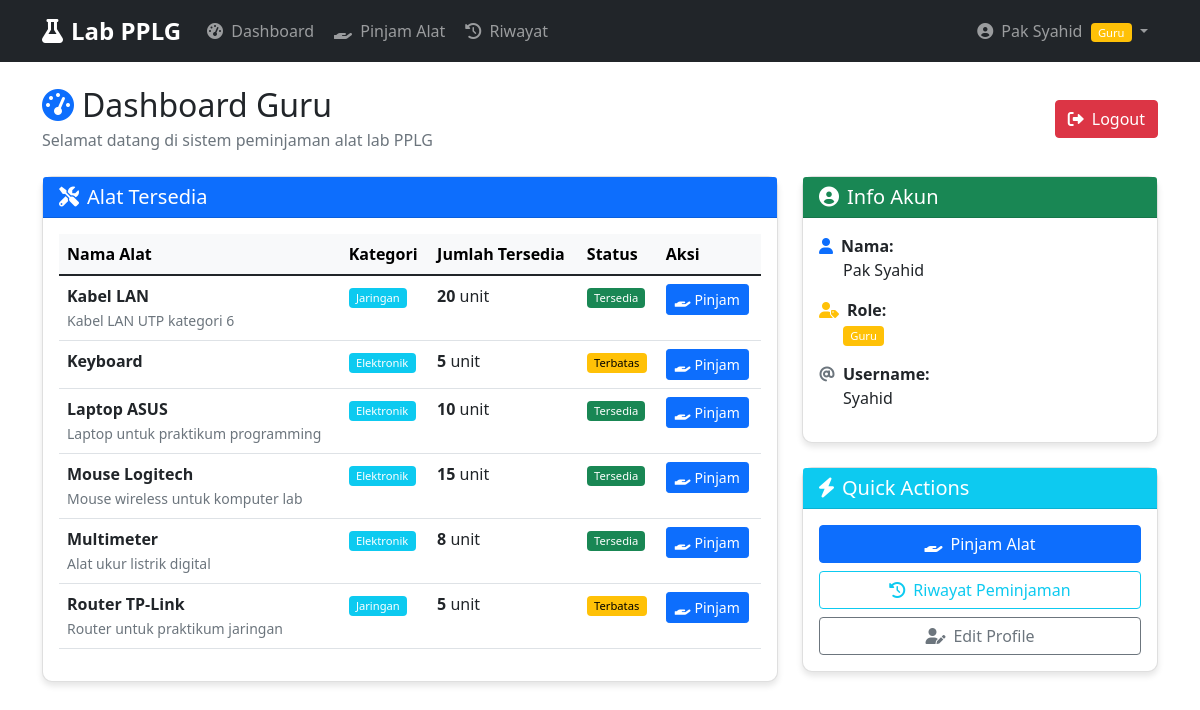
/index.php?page=dashboard (signed in), run on the app's committed database.
### tables this page shows
CREATE TABLE `alat` (
  `id` int NOT NULL,
  `nama` varchar(100) NOT NULL,
  `kategori` varchar(50) NOT NULL,
  `jumlah` int NOT NULL,
  `deskripsi` text,
  `created_at` timestamp NULL DEFAULT CURRENT_TIMESTAMP
);

### controller/DashboardController.php (called while the page is built, shortened)
<?php
require_once 'model/AlatModel.php';
require_once 'model/PeminjamanModel.php';
class DashboardController {
    private $alatModel;
    private $peminjamanModel;
    public function __construct() {
        $this->alatModel = new AlatModel();
        $this->peminjamanModel = new PeminjamanModel();
    }
    public function guru() {
        $data['alat_tersedia'] = $this->alatModel->getAlatTersedia();
        $data['riwayat_peminjaman'] = $this->peminjamanModel->getRiwayatByUser($_SESSION['user_id']);
        require_once 'view/dashboard/guru.php';
    }
}
?>

### model/AlatModel.php (called while the page is built, shortened)
<?php
require_once 'config/database.php';
class AlatModel {
    private $conn;
    private $table_name = "alat";
    public function __construct() {
        $database = new Database();
        $this->conn = $database->getConnection();
    }
    public function getAlatTersedia() {
        $query = "SELECT * FROM " . $this->table_name . " WHERE jumlah > 0 ORDER BY nama";
        $stmt = $this->conn->prepare($query);
        $stmt->execute();
        return $stmt->fetchAll(PDO::FETCH_ASSOC);
    }
}
?>

### config/database.php (called while the page is built, shortened)
<?php
class Database {
    private $host = "localhost";
    private $db_name = "lab_pplg";
    private $username = "root";
    private $password = "";
    public function getConnection() {
        $this->conn = null;
        try {
            $this->conn = new PDO("mysql:host=" . $this->host . ";dbname=" . $this->db_name, $this->username, $this->password);
            $this->conn->exec("set names utf8");
        } catch(PDOException $exception) {
            echo "Connection error: " . $exception->getMessage();
        }
        return $this->conn;
    }
}
?>

### model/PeminjamanModel.php (called while the page is built, shortened)
<?php
require_once 'config/database.php';
class PeminjamanModel {
    private $conn;
    private $table_name = "peminjaman";
    public function __construct() {
        $database = new Database();
        $this->conn = $database->getConnection();
    }
    public function getRiwayatByUser($user_id) {
        $query = "SELECT p.*, a.nama as nama_alat
                  FROM " . $this->table_name . " p
                  LEFT JOIN alat a ON p.alat_id = a.id
                  WHERE p.user_id = :user_id
                  ORDER BY p.created_at DESC";
        $stmt = $this->conn->prepare($query);
        $stmt->bindParam(':user_id', $user_id);
        $stmt->execute();
        return $stmt->fetchAll(PDO::FETCH_ASSOC);
    }
}
?>

### view/dashboard/guru.php (the view, shortened to what this page needs)
<!DOCTYPE html>
<html lang="id">
<head>
    <link href="https://cdn.jsdelivr.net/npm/bootstrap@5.1.3/dist/css/bootstrap.min.css" rel="stylesheet">
    <link rel="stylesheet" href="https://cdnjs.cloudflare.com/ajax/libs/font-awesome/6.0.0/css/all.min.css">
</head>
<body>
    <?php include __DIR__ . '/../partials/navbar.php'; ?>
    <div class="container mt-4">
        <div class="d-flex justify-content-between align-items-center mb-4">
            <div>
                <h2 class="mb-1"><i class="fas fa-tachometer-alt me-2 text-primary"></i>Dashboard Guru</h2>
                <p class="text-muted mb-0">Selamat datang di sistem peminjaman alat lab PPLG</p>
            </div>
            <a href="index.php?page=auth&action=logout" class="btn btn-danger logout-btn">
                <i class="fas fa-sign-out-alt me-2"></i>Logout
            </a>
        </div>
        <div class="row">
            <div class="col-md-8">
                <div class="card mb-4 dashboard-card">
                    <div class="card-header bg-primary text-white">
                        <h5 class="mb-0"><i class="fas fa-tools me-2"></i>Alat Tersedia</h5>
                    </div>
                    <div class="card-body">
                        <?php if (empty($data['alat_tersedia'])): ?>
                            <div class="text-center py-4">
                                <i class="fas fa-inbox fa-3x text-muted mb-3"></i>
                                <p class="text-muted">Tidak ada alat tersedia saat ini</p>
                            </div>
                        <?php else: ?>
                            <div class="table-responsive">
                                <table class="table table-hover">
                                    <thead class="table-light">
                                        <tr>
                                            <th>Nama Alat</th>
                                            <th>Kategori</th>
                                            <th>Jumlah Tersedia</th>
                                            <th>Status</th>
                                            <th>Aksi</th>
                                        </tr>
                                    </thead>
                                    <tbody>
                                        <?php foreach ($data['alat_tersedia'] as $alat): ?>
                                        <tr>
                                            <td>
                                                <strong><?php echo htmlspecialchars($alat['nama']); ?></strong>
                                                <?php if (!empty($alat['deskripsi'])): ?>
                                                    <br><small class="text-muted"><?php echo htmlspecialchars($alat['deskripsi']); ?></small>
                                                <?php endif; ?>
                                            </td>
                                            <td>
                                                <span class="badge bg-info"><?php echo htmlspecialchars($alat['kategori']); ?></span>
                                            </td>
                                            <td>
                                                <strong><?php echo $alat['jumlah']; ?></strong> unit
                                            </td>
                                            <td>
                                                <?php if ($alat['jumlah'] > 5): ?>
                                                    <span class="badge badge-available status-badge">Tersedia</span>
                                                <?php elseif ($alat['jumlah'] > 0): ?>
                                                    <span class="badge badge-low status-badge">Terbatas</span>
                                                <?php else: ?>
                                                    <span class="badge badge-out status-badge">Habis</span>
                                                <?php endif; ?>
                                            </td>
                                            <td>
                                                <?php if ($alat['jumlah'] > 0): ?>
                                                    <a href="index.php?page=peminjaman&action=create&alat_id=<?php echo $alat['id']; ?>"
                                                       class="btn btn-primary btn-sm">
                                                        <i class="fas fa-hand-holding me-1"></i>Pinjam
                                                    </a>
                                                <?php else: ?>
                                                    <button class="btn btn-secondary btn-sm" disabled>
                                                        <i class="fas fa-times me-1"></i>Habis
                                                    </button>
                                                <?php endif; ?>
                                            </td>
                                        </tr>
                                        <?php endforeach; ?>
                                    </tbody>
                                </table>
                            </div>
                        <?php endif; ?>
                    </div>
                </div>
            </div>
            <div class="col-md-4">
                <div class="card mb-4 dashboard-card">
                    <div class="card-header bg-success text-white">
                        <h5 class="mb-0"><i class="fas fa-user-circle me-2"></i>Info Akun</h5>
                    </div>
                    <div class="card-body">
                        <div class="mb-3">
                            <strong><i class="fas fa-user me-2 text-primary"></i>Nama:</strong>
                            <p class="ms-4 mb-1"><?php echo htmlspecialchars($_SESSION['nama']); ?></p>
                        </div>
                        <div class="mb-3">
                            <strong><i class="fas fa-user-tag me-2 text-warning"></i>Role:</strong>
                            <p class="ms-4 mb-1"><span class="badge bg-warning">Guru</span></p>
                        </div>
                        <div class="mb-3">
                            <strong><i class="fas fa-at me-2 text-secondary"></i>Username:</strong>
                            <p class="ms-4 mb-1"><?php echo htmlspecialchars($_SESSION['username']); ?></p>
                        </div>
                    </div>
                </div>
                <div class="card mb-4 dashboard-card">
                    <div class="card-header bg-info text-white">
                        <h5 class="mb-0"><i class="fas fa-bolt me-2"></i>Quick Actions</h5>
                    </div>
                    <div class="card-body">
                        <div class="d-grid gap-2">
                            <a href="index.php?page=peminjaman&action=create" class="btn btn-primary">
                                <i class="fas fa-hand-holding me-2"></i>Pinjam Alat
                            </a>
                            <a href="index.php?page=peminjaman&action=riwayat" class="btn btn-outline-info">
                                <i class="fas fa-history me-2"></i>Riwayat Peminjaman
                            </a>
                            <a href="index.php?page=auth&action=profile" class="btn btn-outline-secondary">
                                <i class="fas fa-user-edit me-2"></i>Edit Profile
                            </a>
                        </div>
                    </div>
                </div>
    </div>
</body>
</html>

### view/dashboard/guru.php (style rules this page uses)
.dashboard-card { border-radius: 10px; box-shadow: 0 4px 6px rgba(0,0,0,0.1); transition: transform 0.3s; }
.logout-btn { transition: all 0.3s ease; }
.badge-available { background-color: #198754; }
.badge-low { background-color: #ffc107; color: #000; }
.status-badge { font-size: 0.75rem; }

### view/partials/navbar.php (style rules this page uses)
.badge { font-size: 0.7em; font-weight: 500; }

### data on the page
alat: nama "Kabel LAN", deskripsi "Kabel LAN UTP kategori 6", kategori "Jaringan", jumlah "20", shows "Tersedia"
alat: nama "Keyboard", kategori "Elektronik", jumlah "5", shows "Terbatas"
alat: nama "Laptop ASUS", deskripsi "Laptop untuk praktikum programming", kategori "Elektronik", jumlah "10", shows "Tersedia"
alat: nama "Mouse Logitech", deskripsi "Mouse wireless untuk komputer lab", kategori "Elektronik", jumlah "15", shows "Tersedia"
alat: nama "Multimeter", deskripsi "Alat ukur listrik digital", kategori "Elektronik", jumlah "8", shows "Tersedia"
alat: nama "Router TP-Link", deskripsi "Router untuk praktikum jaringan", kategori "Jaringan", jumlah "5", shows "Terbatas"

### other printed values
$_SESSION['nama'] "Pak Syahid"
$_SESSION['role'] "Guru"
$_SESSION['username'] "Syahid"
